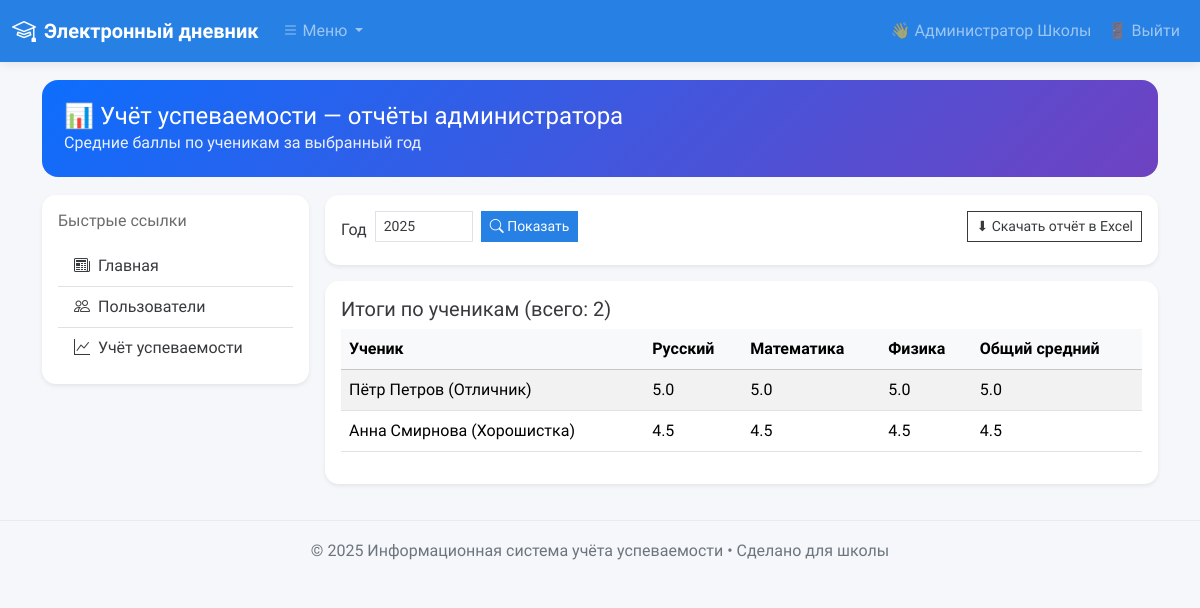
Screenshot of /admin/reports (signed in) with the database file from the repository.
### app.py (models this page shows)
class Subject(db.Model):
    id = db.Column(db.Integer, primary_key=True)
    name = db.Column(db.String(80), unique=True, nullable=False)

class User(db.Model):
    id = db.Column(db.Integer, primary_key=True)
    username = db.Column(db.String(80), unique=True, nullable=False)
    password_hash = db.Column(db.String(200), nullable=False)
    role = db.Column(db.String(20), nullable=False)  # student / teacher / admin
    fullname = db.Column(db.String(120), nullable=True)

### app.py (the view)
@app.route("/admin/reports")
def admin_reports():
    if "user_id" not in session or session.get("role") != "admin":
        flash("Доступ только для админов", "danger")
        return redirect(url_for("login"))
    year = int(request.args.get("year", current_year()))
    if year < 2000 or year > current_year() + 1:
        year = current_year()
        flash("Год исправлен на текущий", "info")
    students = User.query.filter_by(role="student").all()
    subjects = Subject.query.all()
    if not subjects:
        flash("Нет предметов в базе. Запустите инициализацию БД.", "danger")
        return redirect(url_for("admin_page"))
    subject_map = {s.id: s.name for s in subjects}
    report_data = []
    for st in students:
        q = Grade.query.filter_by(student_id=st.id, year=year).all()
        subj_avgs = {}
        for g in q:
            subjname = subject_map.get(g.subject_id, "Неизвестный")
            subj_avgs.setdefault(subjname, []).append(g.value)
        subj_avgs = {k: round(sum(v)/len(v), 2) if v else 0 for k, v in subj_avgs.items()}
        overall_avg = round(sum([g.value for g in q])/len(q), 2) if q else 0
        report_data.append({
            "student": st.fullname or st.username,
            "subj_avgs": subj_avgs,
            "overall": overall_avg
        })
    return render_template("admin_reports.html",
                           year=year,
                           report_data=report_data,
                           total_students=len(students),
                           subjects=subjects)

### app.py (called while the page is built)
def current_year():
    return datetime.date.today().year

@app.context_processor
def inject_globals():
    return dict(current_year=current_year)

### templates/admin_reports.html (shortened to what this page needs)
{% extends "base.html" %}
{% block page_title %}📊 Учёт успеваемости — отчёты администратора{% endblock %}
{% block page_subtitle %}Средние баллы по ученикам за выбранный год{% endblock %}
{% block content %}
<div class="card shadow-sm mb-3">
  <div class="card-body">
    <form class="row g-2" method="get" action="{{ url_for('admin_reports') }}">
      <div class="col-auto">
        <label class="col-form-label">Год</label>
      </div>
      <div class="col-auto">
        <input type="number" name="year" class="form-control form-control-sm" value="{{ year }}" min="2000" max="{{ current_year() + 1 }}">
      </div>
      <div class="col-auto">
        <button class="btn btn-primary btn-sm"><i class="bi bi-search"></i> Показать</button>
      </div>
      <div class="col-auto ms-auto">
        <a class="btn btn-outline-secondary btn-sm" href="{{ url_for('export_admin_xlsx', year=year) }}">
          ⬇ Скачать отчёт в Excel
        </a>
      </div>
    </form>
  </div>
</div>
<div class="card shadow-sm">
  <div class="card-body">
    <h5 class="card-title m-0 mb-2">Итоги по ученикам (всего: {{ total_students }})</h5>
    <div class="table-responsive">
      <table class="table table-striped align-middle">
        <thead class="table-light">
          <tr>
            <th>Ученик</th>
            {% for subject in subjects %}
              <th>{{ subject.name }}</th>
            {% endfor %}
            <th>Общий средний</th>
          </tr>
        </thead>
        <tbody>
        {% for row in report_data %}
          <tr>
            <td>{{ row.student }}</td>
            {% for subject in subjects %}
              <td>{{ row.subj_avgs.get(subject.name, '-') }}</td>
            {% endfor %}
            <td>{{ row.overall|default('-') }}</td>
          </tr>
        {% endfor %}
        </tbody>
      </table>
    </div>
  </div>
</div>
{% endblock %}

### templates/base.html (style rules this page uses)
body { background:#f6f7fb }
.card { border:0;border-radius:14px }

### rows the page displays
Subject: name "Русский", subj_avgs.get "5.0", subj_avgs.get "4.5"
Subject: name "Математика", subj_avgs.get "5.0", subj_avgs.get "4.5"
Subject: name "Физика", subj_avgs.get "5.0", subj_avgs.get "4.5"
User: student "Пётр Петров (Отличник)", overall "5.0"
User: student "Анна Смирнова (Хорошистка)", overall "4.5"

### other values shown
{{ session.get('fullname') or session.get('username') }} "Администратор Школы"
{{ total_students }} "2"
